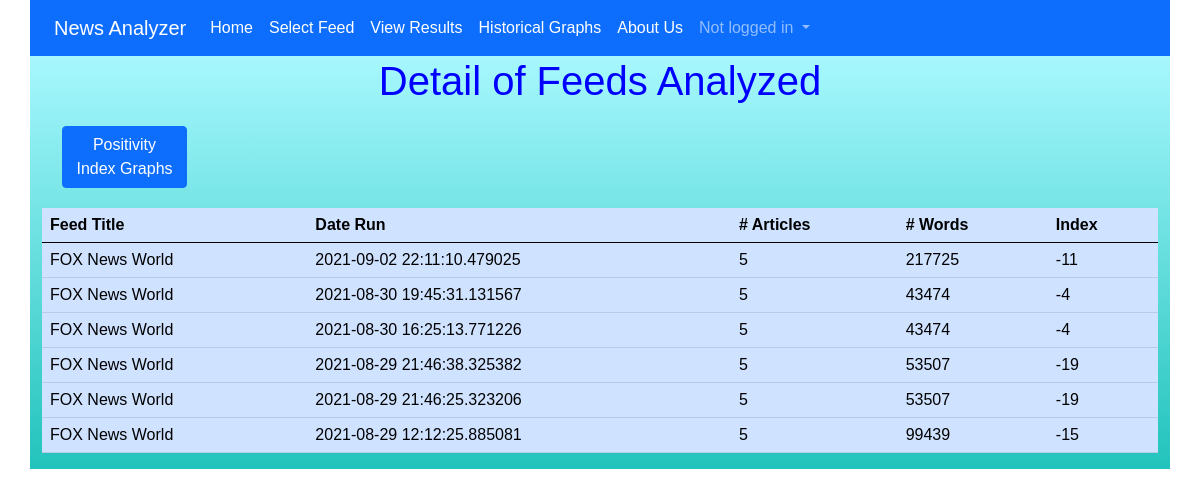
/newsanalyzer/feed_history/, run on an earlier commit of the app's database.
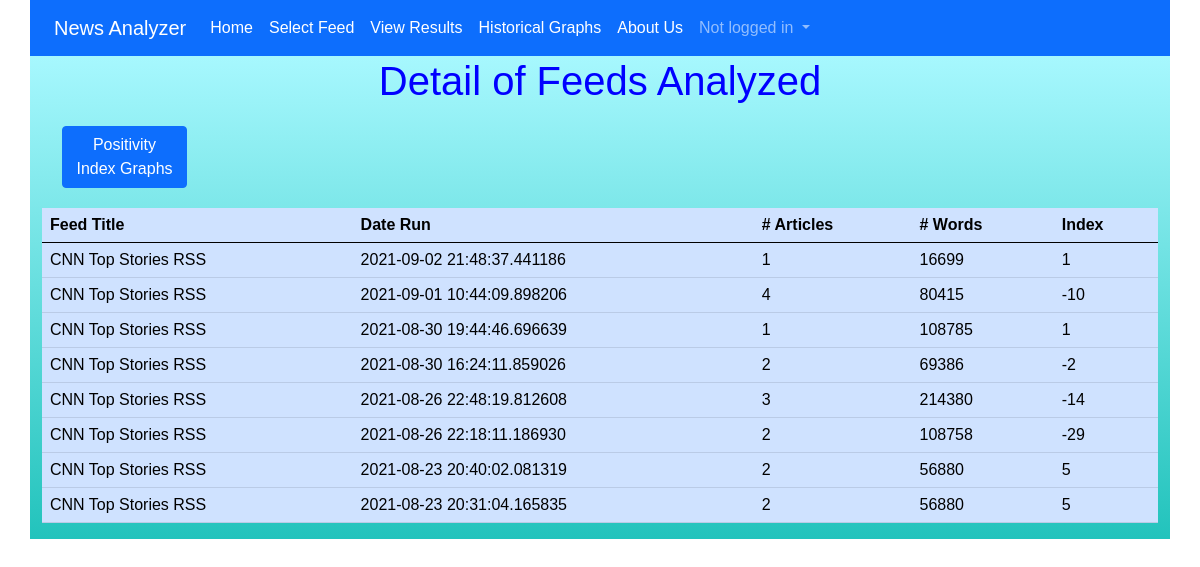
And on a later commit of the database.
### newsanalyzer/models.py (models this page shows, shortened)
class Single_history(models.Model):
    title = models.CharField(max_length=255, null=True)
    date = models.CharField(max_length=255, null=True)
    word_count = models.IntegerField(null=True)
    positivity_index = models.IntegerField(null=True)
    num_articles = models.IntegerField(null=True)

### newsanalyzer/views.py (the view)
# urls.py: path('feed_history/', FeedHistoryView.as_view(), name='feed_history'),
class FeedHistoryView(ListView):
    model = Single_history
    template_name = 'single_feed_history.html'

### templates/single_feed_history.html (shortened to what this page needs)
{% extends 'base.html' %}
{% block content %}
   <div class="container main-body">
      <h1>Detail of Feeds Analyzed</h1>
      <div class="sort-buttons">
        <button class="btn btn-primary plotter" name="plotter" type='submit' onclick="location.href='{% url "history_plotter" %}'">Positivity Index Graphs</button>
      </div>
        <div class="table-responsive">
         <table class="table table-primary">
            <thead>
              <tr>
                <th scope="col">Feed Title</th>
                <th scope="col">Date Run</th>
                <th scope="col"># Articles</th>
                <th scope="col"># Words</th>
                <th scope="col">Index</th>
              </tr>
            </thead>
            <tbody>
                {% for history in object_list|dictsortreversed:'date' %}
              <tr>
                <td>{{ history.title }}</td>
                <td>{{ history.date }}</td>
                <td>{{ history.num_articles }}</td>
                <td>{{ history.word_count }}</td>
                <td>{{ history.positivity_index }}</td>
              </tr>
              {% endfor %}
            </tbody>
          </table>
        </div>
   </div>
{% endblock content %}

What changed in the data, as far as the page shows it:
removed Single_history: title "FOX News World", date "2021-09-02 22:11:10.479025", num_articles "5", word_count "217725", positivity_index "-11"
removed Single_history: title "FOX News World", date "2021-08-30 19:45:31.131567", num_articles "5", word_count "43474", positivity_index "-4"
removed Single_history: title "FOX News World", date "2021-08-30 16:25:13.771226", num_articles "5", word_count "43474", positivity_index "-4"
removed Single_history: title "FOX News World", date "2021-08-29 21:46:38.325382", num_articles "5", word_count "53507", positivity_index "-19"
removed Single_history: title "FOX News World", date "2021-08-29 21:46:25.323206", num_articles "5", word_count "53507", positivity_index "-19"
removed Single_history: title "FOX News World", date "2021-08-29 12:12:25.885081", num_articles "5", word_count "99439", positivity_index "-15"
added Single_history: title "CNN Top Stories RSS", date "2021-09-02 21:48:37.441186", num_articles "1", word_count "16699", positivity_index "1"
added Single_history: title "CNN Top Stories RSS", date "2021-09-01 10:44:09.898206", num_articles "4", word_count "80415", positivity_index "-10"
added Single_history: title "CNN Top Stories RSS", date "2021-08-30 19:44:46.696639", num_articles "1", word_count "108785", positivity_index "1"
added Single_history: title "CNN Top Stories RSS", date "2021-08-30 16:24:11.859026", num_articles "2", word_count "69386", positivity_index "-2"
added Single_history: title "CNN Top Stories RSS", date "2021-08-26 22:48:19.812608", num_articles "3", word_count "214380", positivity_index "-14"
added Single_history: title "CNN Top Stories RSS", date "2021-08-26 22:18:11.186930", num_articles "2", word_count "108758", positivity_index "-29"
added Single_history: title "CNN Top Stories RSS", date "2021-08-23 20:40:02.081319", num_articles "2", word_count "56880", positivity_index "5"
added Single_history: title "CNN Top Stories RSS", date "2021-08-23 20:31:04.165835", num_articles "2", word_count "56880", positivity_index "5"
